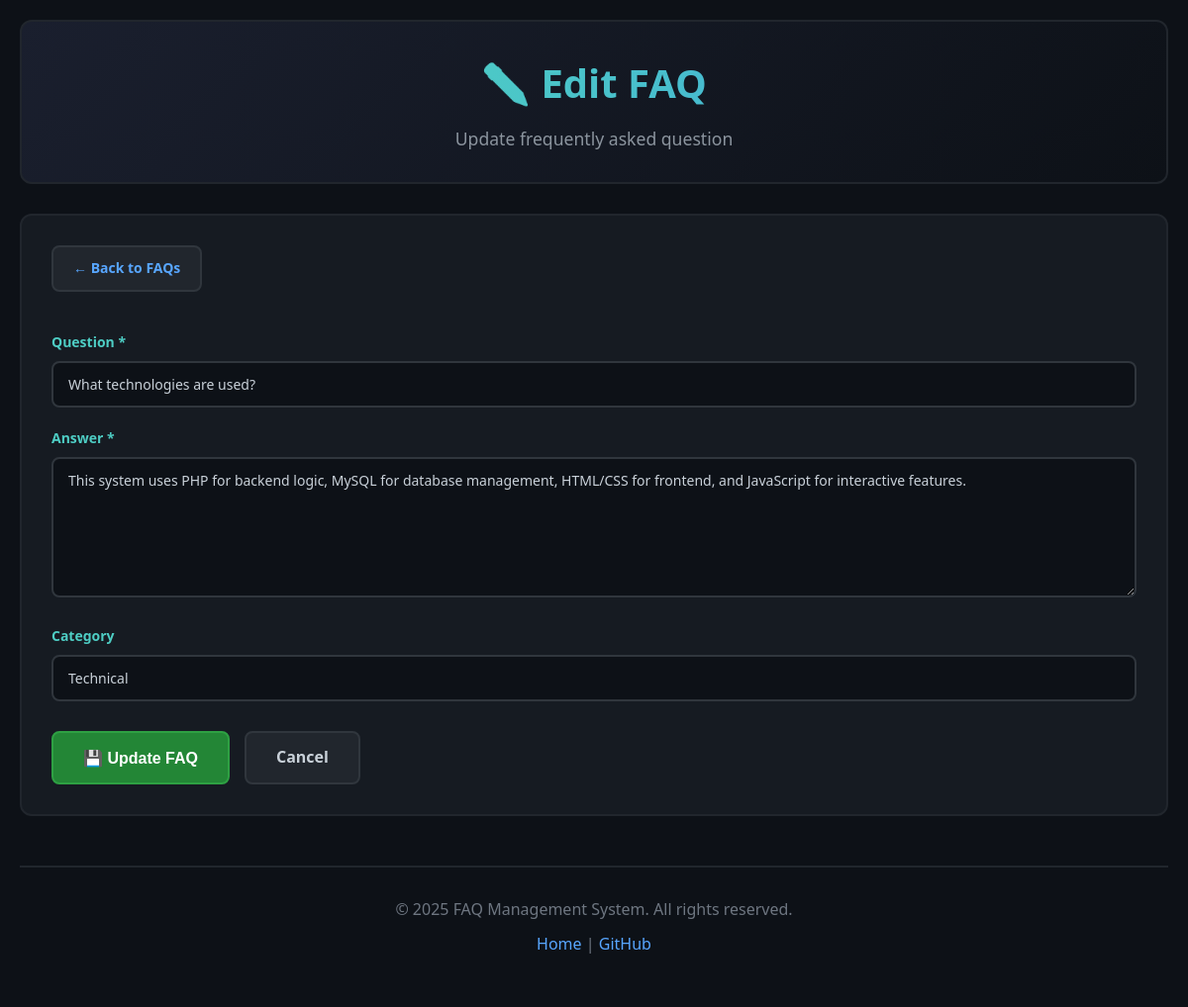
The app's page /edit_faq.php?id=3 with its own data.
### tables this page shows
CREATE TABLE IF NOT EXISTS faqs (
    id INT AUTO_INCREMENT PRIMARY KEY,
    question TEXT NOT NULL,
    answer TEXT NOT NULL,
    category VARCHAR(100) DEFAULT 'General',
    created_at TIMESTAMP DEFAULT CURRENT_TIMESTAMP,
    updated_at TIMESTAMP DEFAULT CURRENT_TIMESTAMP ON UPDATE CURRENT_TIMESTAMP
);

### edit_faq.php (the view, shortened to what this page needs)
<?php
require_once 'includes/config.php';
$id = intval($_GET['id']);
$sql = "SELECT * FROM faqs WHERE id = $id";
$result = mysqli_query($conn, $sql);
$faq = mysqli_fetch_assoc($result);
include 'includes/header.php';
?>
        <div class="form-container">
            <a href="index.php" class="btn btn-back">← Back to FAQs</a>
            <form method="POST" action="edit_faq.php?id=<?php echo $id; ?>" class="faq-form">
                <div class="form-group">
                    <label for="question">Question *</label>
                    <input type="text" id="question" name="question" required
                           value="<?php echo htmlspecialchars($faq['question']); ?>"
                           placeholder="Enter your question here...">
                </div>
                <div class="form-group">
                    <label for="answer">Answer *</label>
                    <textarea id="answer" name="answer" rows="6" required
                              placeholder="Enter the answer here..."><?php echo htmlspecialchars($faq['answer']); ?></textarea>
                </div>
                <div class="form-group">
                    <label for="category">Category</label>
                    <input type="text" id="category" name="category" list="categories"
                           value="<?php echo htmlspecialchars($faq['category']); ?>"
                           placeholder="Enter or select category...">
                </div>
                <div class="form-actions">
                    <button type="submit" class="btn btn-submit">💾 Update FAQ</button>
                    <a href="index.php" class="btn btn-cancel">Cancel</a>
                </div>
            </form>
        </div>
<?php include 'includes/footer.php'; ?>

### css/style.css (style rules this page uses)
* { margin: 0; padding: 0; box-sizing: border-box; }
body { font-family: 'Segoe UI', Tahoma, Geneva, Verdana, sans-serif; background-color: #0d1117; color: #c9d1d9; line-height: 1.6; min-height: 100vh; }
.btn { padding: 10px 20px; border: none; border-radius: 8px; cursor: pointer; text-decoration: none; display: inline-block; font-size: 14px; font-weight: 600; transition: all 0.3s ease; border: 2px solid transparent; }
.btn-back { background-color: #21262d; color: #58a6ff; border-color: #30363d; margin-bottom: 20px; }
.btn-submit { background-color: #238636; color: white; border-color: #2ea043; padding: 12px 30px; font-size: 16px; }
.btn-cancel { background-color: #21262d; color: #c9d1d9; border-color: #30363d; padding: 12px 30px; font-size: 16px; }
.form-container { background-color: #161b22; border: 2px solid #21262d; border-radius: 12px; padding: 30px; margin-bottom: 30px; }
.faq-form { margin-top: 20px; }
.form-group { margin-bottom: 20px; }
.form-group label { display: block; margin-bottom: 8px; color: #4ecdc4; font-weight: 600; font-size: 14px; }
.form-group input[type="text"], .form-group textarea { width: 100%; padding: 12px 15px; border: 2px solid #30363d; border-radius: 8px; background-color: #0d1117; color: #c9d1d9; font-size: 14px; font-family: inherit; outline: none; transition: all 0.3s ease; }
.form-group textarea { resize: vertical; min-height: 120px; }
.form-actions { display: flex; gap: 15px; margin-top: 30px; }

### records on screen
faqs: question "What technologies are used?", answer "This system uses PHP for backend logic, MySQL for database management, HTML/CSS for frontend, and JavaScript for interactive features.", category "Technical"

### other values on screen
$header_title "✏️ Edit FAQ"
$header_subtitle "Update frequently asked question"
